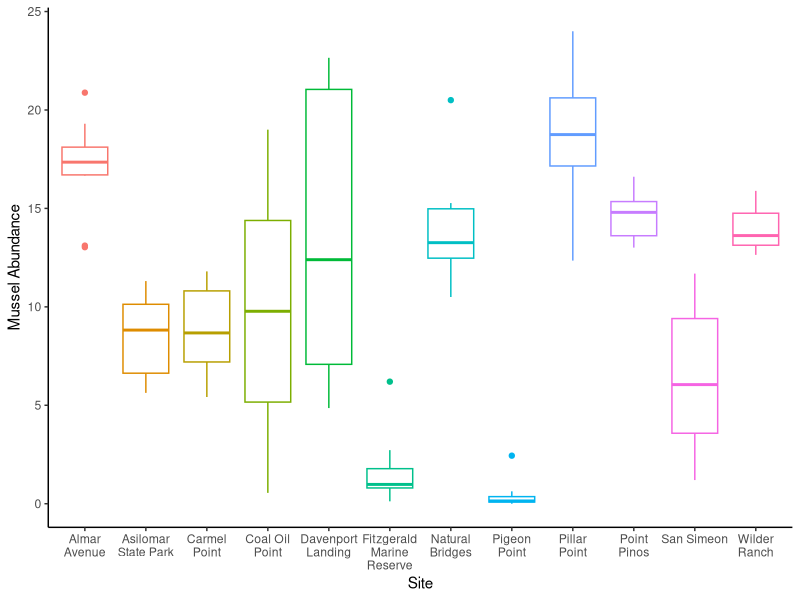
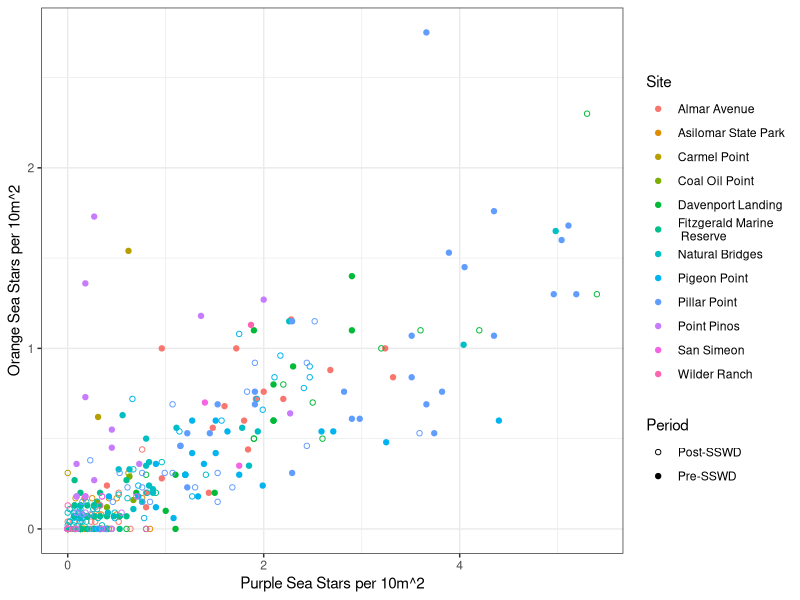
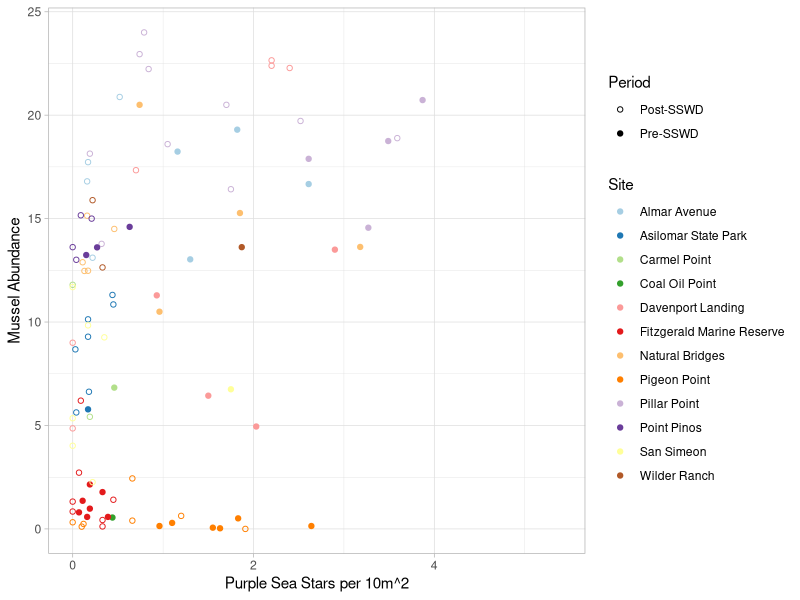
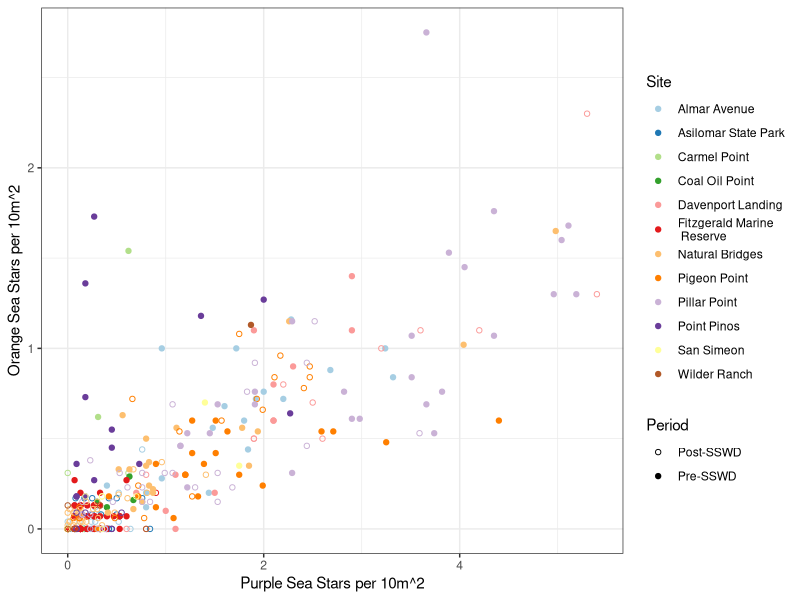
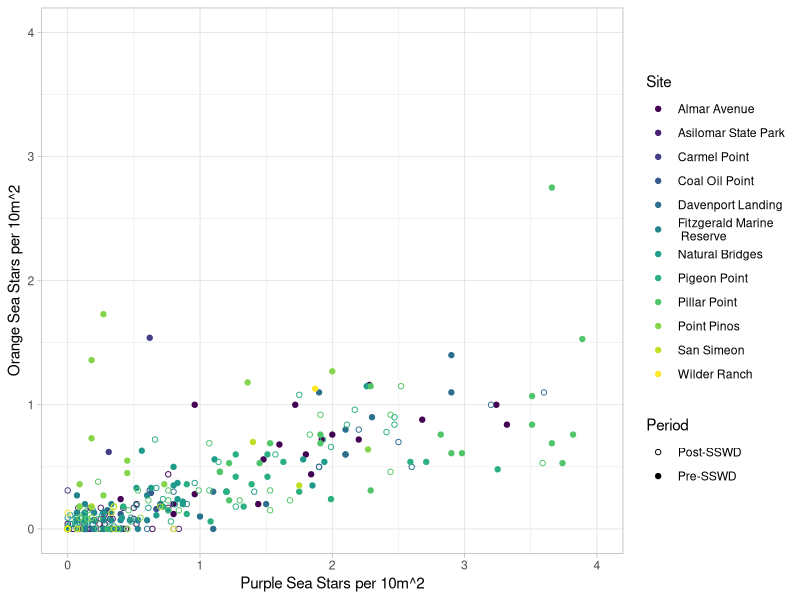
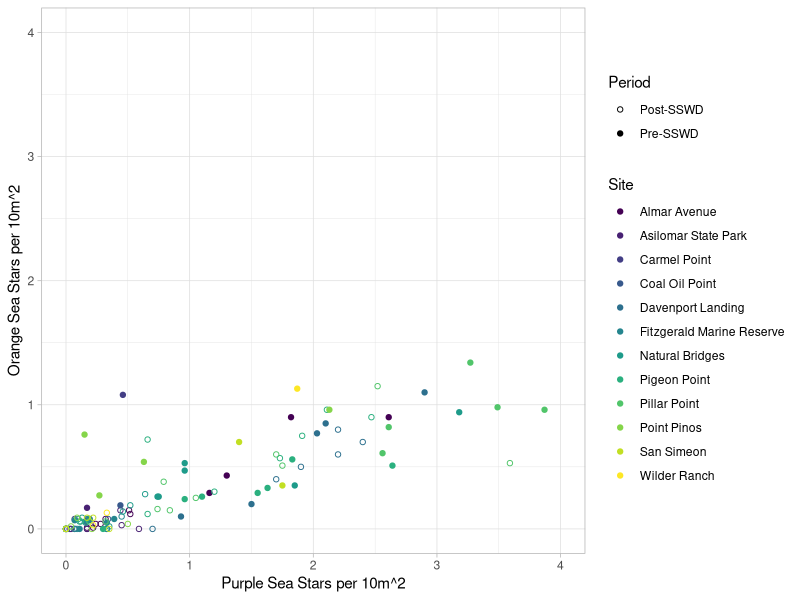
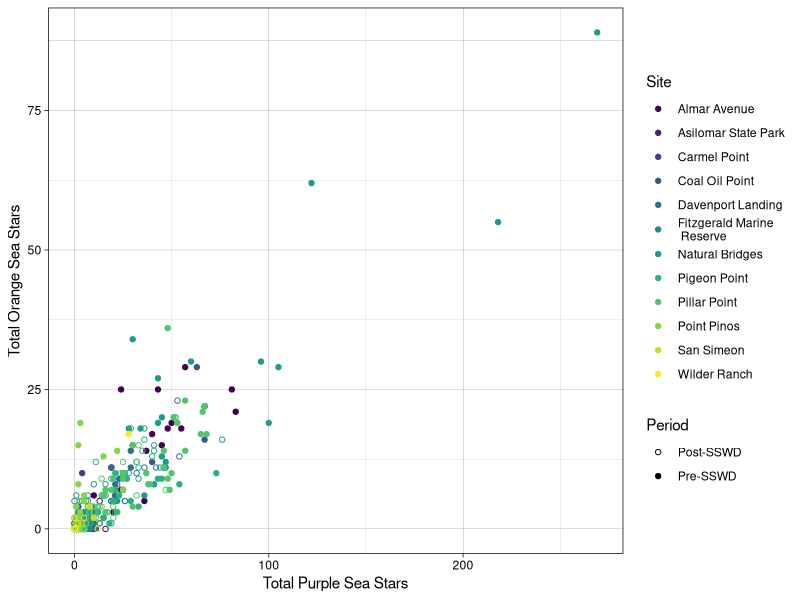
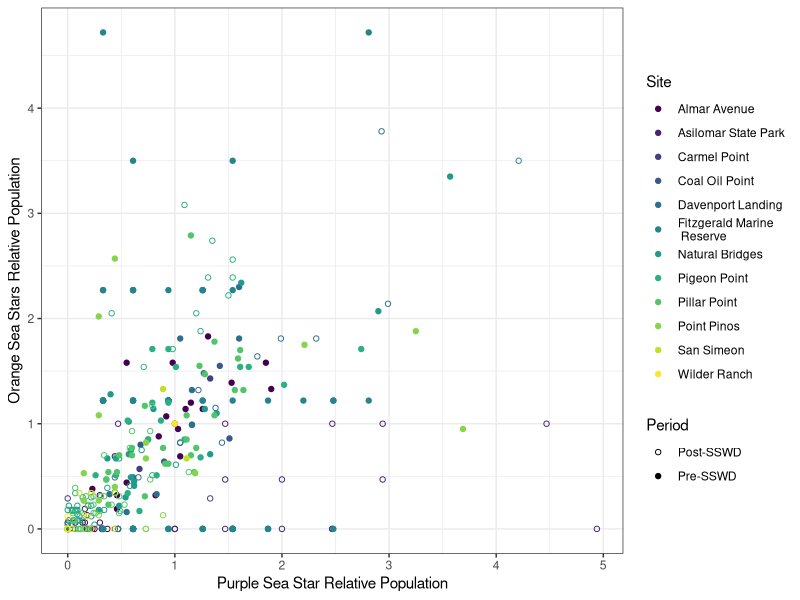

Source code (R) for these figures, in order: (Note: this script raises an error after producing the figures.)
library(ggplot2)
library(scales)
all_sites <- read.csv("AllSites.csv")
all_species <- read.csv("AllSpecies_AllSites.csv")
density_mortality <- read.csv("Density_Mortality_Comparison.csv")

# none of the wrap commands are working for the legend, so this fixes the
# problem of the uniquely lengthy site name
all_sites$Site <- gsub("Fitzgerald Marine Reserve", "Fitzgerald Marine \n Reserve", all_sites$Site)


# Mussel box plot 
ggplot(all_species, aes(x = Site, y = Mussel_Abundance, color = Site)) +
  geom_boxplot() +
  scale_x_discrete(labels = label_wrap(11)) +
  labs(y = "Mussel Abundance") +
  guides(color = "none") +
  theme_classic()



# ----- Scatter plots -----

# Most basic plot
ggplot(all_sites, aes(Purple_per_10m, Orange_per_10m, color = Site, shape = Period)) +
  geom_point() +
  scale_shape_manual(values = c(1, 19)) +
  labs(x = "Purple Sea Stars per 10m^2",
       y = "Orange Sea Stars per 10m^2") +
  theme_bw()


# ----- experimenting with colors and axis ------ 

# Brewer_paired_mussels.png and Brewer_paired_stars.png
ggplot(all_species, aes(Purple_per_10m, Mussel_Abundance, color = Site, shape = Period)) +
  geom_point() +
  scale_shape_manual(values = c(1, 19)) +
  labs(x = "Purple Sea Stars per 10m^2",
       y = "Mussel Abundance") +
  scale_color_brewer(palette = "Paired") + 
  theme_light()

ggplot(all_sites, aes(Purple_per_10m, Orange_per_10m, color = Site, shape = Period)) +
  geom_point() +
  scale_shape_manual(values = c(1, 19)) +
  labs(x = "Purple Sea Stars per 10m^2",
       y = "Orange Sea Stars per 10m^2") +
  scale_color_brewer(palette = "Paired") +
  theme_bw() 


# Equal_axis_virdis.png - visualizes the difference between the population size ranges
# plots data combined by year
ggplot(all_sites, aes(Purple_per_10m, Orange_per_10m, color = Site, shape = Period)) +
  geom_point() +
  scale_shape_manual(values = c(1, 19)) +
  labs(x = "Purple Sea Stars per 10m^2",
       y = "Orange Sea Stars per 10m^2") +
  scale_color_viridis_d(option = "D") + # C, D, F, and G are all nice. D is best for point
  scale_y_continuous(limit = c(0,4)) +
  scale_x_continuous(limit = c(0,4)) +
  theme_light()

# plots all observations
ggplot(all_species, aes(Purple_per_10m, Orange_per_10m, color = Site, shape = Period)) +
  geom_point() +
  scale_shape_manual(values = c(1, 19)) +
  labs(x = "Purple Sea Stars per 10m^2",
       y = "Orange Sea Stars per 10m^2") +
  scale_color_viridis_d(option = "D") + # C, D, F, and G are all nice. D is best for point
  scale_y_continuous(limit = c(0,4)) +
  scale_x_continuous(limit = c(0,4)) +
  theme_light()

# uses yearly total count instead of density
ggplot(all_sites, aes(Purple_Count, Orange_Count, color = Site, shape = Period)) +
  geom_point() +
  scale_shape_manual(values = c(1, 19)) +
  labs(x = "Total Purple Sea Stars",
       y = "Total Orange Sea Stars") +
  scale_color_viridis_d(option = "D") + # C, D, F, and G are all nice. D is best for point
  theme_linedraw()

# relative population scatter plot
ggplot(all_sites, aes(Purple_relative_population, Orange_relative_population, color = Site, shape = Period)) +
  geom_point() +
  scale_shape_manual(values = c(1, 19)) +
  labs(x = "Purple Sea Star Relative Population",
       y = "Orange Sea Stars Relative Population") +
  scale_color_viridis_d(option = "D") + # C, D, F, and G are all nice. D is best for point
  theme_bw()


# line_virdis uses relative population size
ggplot(all_species, aes(Purple_relative_population, Orange_relative_population, color = Site)) +
  geom_line(aes(linetype = Period, group = interaction(Period, Site)), key_glyph = "timeseries" ) +
  scale_shape_manual(values = c(1, 19)) +
  labs(x = "Purple Sea Stars Relative Population",
       y = "Orange Sea Stars Relative Population") +
  scale_color_viridis_d(option = "B") + 
  theme_light()



# ------- Highlight key points ------
# key points: the last observations before the beginning of the epizootic and the
# first ones after
all_sites$Key_point <- "No"

run_list <- rle(all_sites$Period)
run_lengths <- run_list$lengths
run_positions <- cumsum(run_lengths)
last_idx <- run_positions[run_list$values == "Pre-SSWD"]

all_sites[last_idx, 10] <- "Yes"
all_sites[last_idx +1 , 10] <- "Yes"

# Highlight using color and alpha (opacity)
ggplot(all_sites, aes(Purple_per_10m, Orange_per_10m, shape = Period, 
                      color = Site, alpha = Key_point, size = Key_point)) +
  geom_point() +
  scale_shape_manual(values = c(1, 19)) +
  labs(x = "Purple Sea Stars per 10m^2",
       y = "Orange Sea Stars per 10m^2") +
  scale_color_hue(h = c(175, 360), l = 75, direction = 1) +
  scale_alpha_manual(values = c("Yes" = 1, "No" = 0.25)) + 
  scale_size_manual(values = c("Yes" = 4, "No" = 2)) +
  theme_bw()


# KeyPoint_Highlighted
ggplot(all_sites, aes(Purple_relative_population, Orange_relative_population, 
         shape = Period, color = Site, alpha = Key_point, size = Key_point)) +
  geom_point() +
  scale_shape_manual(values = c(1, 19)) +
  labs(x = "Purple Sea Stars Relative Population",
           y = "Orange Sea Stars Relative Population") +
  scale_color_hue(h = c(175, 360), l = 75, direction = 1) +
  scale_alpha_manual(values = c("Yes" = 1, "No" = 0.25)) + 
  scale_size_manual(values = c("Yes" = 4, "No" = 2)) +
  theme(legend.text = element_text(size = 10)) +
  guides(labels = label_wrap(18) , alpha = "none", size = "none") +
  theme_bw()


# Larger legend text
ggplot(all_sites, aes(Purple_relative_population, Orange_relative_population, 
                     shape = Period, color = Site, alpha = Key_point, size = Key_point)) +
  geom_point() +
  scale_shape_manual(values = c(1, 19)) +
  labs(x = "Purple Sea Stars Relative Population",
       y = "Orange Sea Stars Relative Population") +
  scale_color_hue(h = c(175, 360), l = 75, direction = 1) +
  scale_alpha_manual(values = c("Yes" = 1, "No" = 0.25)) + 
  scale_size_manual(values = c("Yes" = 4, "No" = 2)) +
  theme_bw() +
  theme(legend.text = element_text(size = 10)) +
  guides(alpha = "none", size = "none") 



# ---- smaller dataframe for playing around with color and theme

library(dplyr)
reduced_sites <- bind_rows(read.csv("Cleaned Dataframes/AlmarAvenue.csv"), 
                           read.csv("Cleaned Dataframes/AsilomarStatePark.csv"),
                           read.csv("Cleaned Dataframes/CarmelPoint.csv"),
                           read.csv("Cleaned Dataframes/CoalOilPoint.csv"),
                           read.csv("Cleaned Dataframes/DavenportLanding.csv"))


sites <- reduced_sites$Site

ggplot(reduced_sites, aes(Purple_per_10m, Orange_per_10m, color = Site, shape = Period)) +
  geom_line() +
  scale_shape_manual(values = c(1, 19)) +
  labs(x = "Purple Sea Stars per 10m^2",
       y = "Orange Sea Stars per 10m^2") +
  scale_color_hue(h = c(264, 340), l = 75, direction = 1) +
  theme_classic() 

ggplot(reduced_sites, aes(Purple_per_10m, Orange_per_10m, color = Site, shape = Period)) +
  geom_line() +
  scale_shape_manual(values = c(1, 19)) +
  labs(x = "Purple Sea Stars per 10m^2",
       y = "Orange Sea Stars per 10m^2") +
  scale_y_continuous(limit = c(0,6)) +
  scale_x_continuous(limit = c(0,6)) +
  theme_void()





# ------ Density vs mortality plots ----- 
# Plots show no apparent relationship between the two variables

# Morality_plot
ggplot(density_mortality, aes(last_pre_density, Mortality_rate)) +
  geom_point() +
  labs(x = "Last density recorded before SSWD onset (individuals per 10m^2)",
       y = "Ochre Sea Star Mortality Rate (%)") +
  theme_bw()

# Mortality_K_plot
ggplot(density_mortality, aes(k, Mortality_rate)) +
  geom_point() +
  labs(x = "Pre-SSWD Average Population (individuals per 10m^2)",
       y = "Ochre Sea Star Mortality Rate (%)") +
  theme_bw()



# ------- Put data table into long format ---------
library(tidyverse)

long_format <- pivot_longer(all_species, c(ends_with("Abundance"), ends_with("Count")),
                            names_to = "Phenotype_Species", values_to = "Count_Abundance")

# Streamline the data table so it's just the columns I need
by_species <- long_format[,c(1,2,8,9)]
# Hard to plot purple and prey species (observations are 0-25) on the same axis
no_purple <- by_species[c(by_species$Phenotype_Species != "Purple_Count"),]

# All_species_boxplot
ggplot(no_purple, aes(x = Site, y = Count_Abundance, color = Phenotype_Species)) +
  geom_boxplot(aes(group = interaction(Phenotype_Species, Site))) +
  scale_color_discrete(name = "Species", labels = c("Acorn Barnacle Abundance",
                                                    "Mussel Abundance", "Orange Ochre Sea Star Count")) +
  scale_x_discrete(labels = label_wrap(11)) +
  scale_y_continuous(limit = c(0,30)) +
  labs(y ="Count (total individuals)/Abundance (squares present per 1/4m plot)") +
  theme_classic() +
  theme(legend.position = "inside",
        legend.position.inside = c(0.01, 0.99),
        legend.justification = c(0, 1))


# -------- Sea star time series -------- 

# Trial with only one site to work everything out before I introduce the faceting
almar_long <- by_species[by_species$Site == "Almar Avenue" & 
                           (by_species$Phenotype_Species == "Purple_Count" 
                            | by_species$Phenotype_Species == "Orange_Count"), ]

ggplot(almar_long, aes(x = Year, y = Count_Abundance, group = Phenotype_Species, 
                       color = Phenotype_Species)) +
  geom_line() +
  labs(y = "Total Count", color = "Phenotype") +
  scale_color_manual(values = c("orange", "purple"), labels = c("Orange", "Purple")) +
  scale_x_continuous(breaks = seq(2008, 2021, 2)) +
  theme_classic() + 
  theme(legend.position = "inside",
        legend.position.inside = c(0.99, 0.99),
        legend.justification = c(1, 1))


# First attempt...total count is the measure to use for this, too many sites
ggplot(long_stars, aes(x = Year, y = Count_Abundance, group = Phenotype_Species,
                       color = Phenotype_Species)) +
  geom_line() +
  facet_wrap(vars(Site)) +
  labs(y = "Total Count", color = "Phenotype") +
  scale_color_manual(values = c("orange", "purple"), labels = c("Orange", "Purple")) +
  scale_x_continuous(breaks = seq(2008, 2021, 2)) +
  theme_bw() + 
  theme(legend.position = "inside",
        legend.position.inside = c(0.99, 0.99),
        legend.justification = c(1, 1))


# Compare density over time across sites
long_density_stars <- pivot_longer(all_species, ends_with("10m"),
                                   names_to = "Phenotype", values_to = "Density")
# Only the sites with observations spanning 8+ years
site_idx <- long_density_stars$Site != "Carmel Point" & 
  long_density_stars$Site != "Coal Oil Point" & 
  long_density_stars$Site != "Wilder Ranch"
restricted_long_density_stars <- long_density_stars[site_idx,]

# Density_facet
ggplot(restricted_long_density_stars, aes(x = Year, y = Density, group = Phenotype, 
                                          color = Phenotype)) +
  geom_line() +
  facet_wrap(vars(Site)) +
  labs(y = "Density (individuals per 10m^2", color = "Phenotype") +
  scale_color_manual(values = c("orange", "purple"), labels = c("Orange", "Purple")) +
  scale_x_continuous(limits = c(2008, 2023)) +
  theme_bw() + 
  theme(legend.position = "inside",
        legend.position.inside = c(0.99, 0.27),
        legend.justification = c(1, 1))


# Compare relative population size over time across sites
long_relative_stars <- pivot_longer(all_species, ends_with("population"),
                                    names_to = "Phenotype", values_to = "Relative_population")
# Only the sites with observations spanning 8+ years
site_idx <- long_relative_stars$Site != "Carmel Point" & 
  long_density_stars$Site != "Coal Oil Point" & 
  long_density_stars$Site != "Wilder Ranch"
restricted_long_relative_stars <- long_relative_stars[site_idx,]

# Relative_population_facet - vertical dashed line Shows the onset of the SSWD epizootic
ggplot(restricted_long_relative_stars, aes(x = Year, y = Relative_population, group = Phenotype, 
                                           color = Phenotype)) +
  geom_line() +
  facet_wrap(vars(Site)) +
  labs(y = "Density (individuals per 10m^2", color = "Phenotype") +
  scale_color_manual(values = c("orange", "purple"), labels = c("Orange", "Purple")) +
  scale_x_continuous(limits = c(2008, 2023)) +
  geom_vline(xintercept = 2013, linetype = 2) + # 
  theme_bw() + 
  theme(legend.position = "inside",
        legend.position.inside = c(0.99, 0.27),
        legend.justification = c(1, 1))















